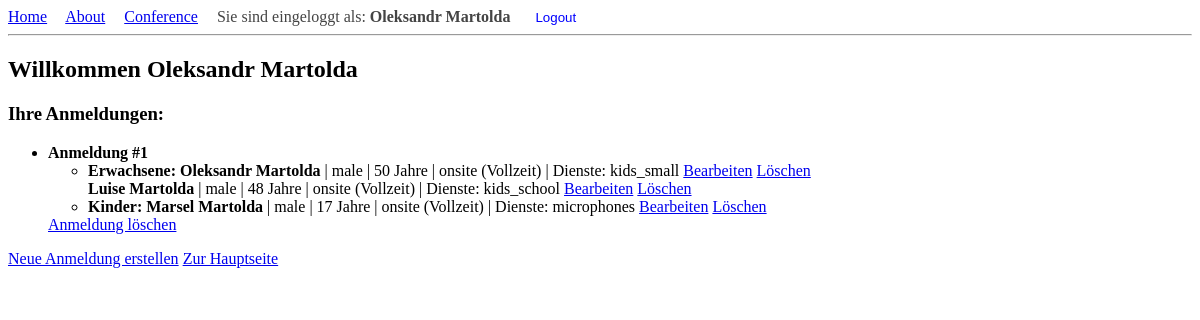
Page /users/profil/ (signed in) on the earlier database version.
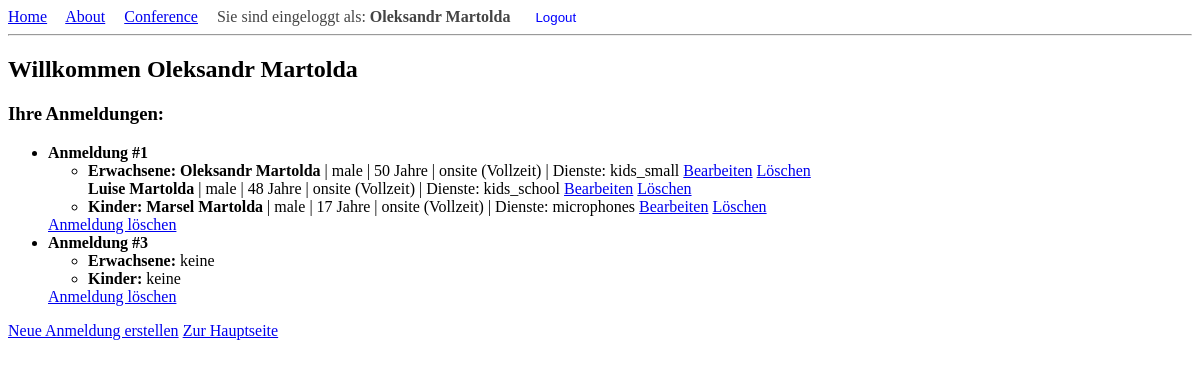
Same page on the later database version.
### users/models.py (models this page shows, shortened)
class Participant(models.Model):
    first_name = models.CharField(max_length=100)
    last_name = models.CharField(max_length=100)
    email = models.EmailField(unique=True)
    password = models.CharField(max_length=128)
    phone_number = models.CharField(max_length=20)
    city = models.CharField(max_length=100)
    postal_code = models.CharField(max_length=10)
    street = models.CharField(max_length=100)
    street_extra = models.CharField(max_length=100, blank=True)
    privacy_accepted = models.BooleanField(default=False)
    def full_name(self):
        return f"{self.first_name} {self.last_name}"

class Registration(models.Model):
    participant = models.ForeignKey(Participant, on_delete=models.CASCADE, related_name='registrations')
    leisure_activities = models.TextField(blank=True)
    church_contact = models.CharField(max_length=200, blank=True)
    needs_transport = models.BooleanField(default=False)
    has_dietary_restrictions = models.BooleanField(default=False)
    dietary_details = models.CharField(max_length=200, blank=True)
    comment = models.TextField(blank=True)
    created_at = models.DateTimeField(default=timezone.now)

class Adult(models.Model):
    first_name = models.CharField(max_length=100)
    last_name = models.CharField(max_length=100)
    GENDER_CHOICES = [
        ('male', 'Männlich'),
        ('female', 'Weiblich'),
    ]
    HOUSING_CHOICES = [
        ('family', 'Mit Familie im eigenen Haus'),
        ('brudershaus', 'Brüderhaus (für Männer)'),
        ('sisterhaus', 'Schwesterhaus (für Frauen)'),
        ('no_preference', 'Keine Präferenz'),
    ]
    registration = models.ForeignKey('Registration', on_delete=models.CASCADE, related_name='adults')
    gender = models.CharField(max_length=10, choices=GENDER_CHOICES, default='male',)
    housing_preference = models.CharField(
        max_length=20,
        choices=HOUSING_CHOICES,
        default='family',
        blank=True
    )
    participation_type = models.CharField(max_length=20, choices=[('onsite', 'Vor Ort'), ('online', 'Nur Online')], default='onsite',)
    arrival_date = models.DateField(null=True, blank=True)
    departure_date = models.DateField(null=True, blank=True)
    is_full_week = models.BooleanField(
        default=False,
        verbose_name="Vollzeit (полное время)"
    )
    is_student = models.BooleanField(default=False)
    age = models.PositiveIntegerField(null=True, blank=True)
    comes_with_partner = models.BooleanField(default=False)
    food_preference = models.CharField(
        max_length=20,
        choices=[('normal', 'Normal'), ('vegetarian', 'Vegetarisch')],
        default='normal'  # <= вот так!
        )
    SERVICES_CHOICES = [
        ('guitar', 'Gitarre'),
        ('piano', 'Klavier'),
        ('kids_small', 'Kleinkinder'),
        ('kids_kiga', 'Kiga'),
        ('kids_school', 'Schüler'),
        ('chairs', 'Stuhldienst'),
        ('tech', 'Technik'),
        ('microphones', 'Mikrofondienst'),
    ]
    services = models.CharField(max_length=200, blank=True)
    @property
    def services_list(self):
        return [s for s in self.services.split(',') if s.strip()]

class Child(models.Model):
    first_name = models.CharField(max_length=100)
    last_name = models.CharField(max_length=100)
    GENDER_CHOICES = [
        ('male', 'Junge'),
        ('female', 'Mädchen'),
    ]
    HOUSING_CHOICES = [
        ('family', 'Mit Familie im eigenen Haus'),
        ('brudershaus', 'Brüderhaus (für Jungen)'),
        ('sisterhaus', 'Schwesterhaus (für Mädchen)'),
        ('no_preference', 'Keine Präferenz'),
    ]
    registration = models.ForeignKey('Registration', on_delete=models.CASCADE, related_name='children')
    gender = models.CharField(max_length=10, choices=GENDER_CHOICES, default='male',)
    housing_preference = models.CharField(
        max_length=20,
        choices=HOUSING_CHOICES,
        default='family',
        blank=True
    )
    participation_type = models.CharField(max_length=20, choices=[('onsite', 'Vor Ort'), ('online', 'Nur Online')], default='onsite',)
    arrival_date = models.DateField(null=True, blank=True)
    departure_date = models.DateField(null=True, blank=True)
    is_full_week = models.BooleanField(
        default=False,
        verbose_name="Vollzeit (полное время)"
    )
    is_student = models.BooleanField(default=False)
    age = models.PositiveIntegerField(null=True, blank=True)
    food_preference = models.CharField(
        max_length=20,
        choices=[('normal', 'Normal'), ('vegetarian', 'Vegetarisch')],
        default='normal'  # <= вот так!
        )
    SERVICES_CHOICES = [
        ('guitar', 'Gitarre'),
        ('piano', 'Klavier'),
        ('kids_small', 'Kleinkinder'),
        ('kids_kiga', 'Kiga'),
        ('kids_school', 'Schüler'),
        ('chairs', 'Stuhldienst'),
        ('tech', 'Technik'),
        ('microphones', 'Mikrofondienst'),
    ]
    services = models.CharField(max_length=200, blank=True)
    @property
    def services_list(self):
        return [s for s in self.services.split(',') if s.strip()]

### users/views.py (the view)
# urls.py: path('profil/', views.participant_profile, name='participant_profile'),
def participant_profile(request):
    participant = get_participant(request)
    if not participant:
        return redirect('participant_login')
    registrations = Registration.objects.filter(participant=participant)
    return render(request, 'users/participant_profile.html', {
        'participant': participant,
        'registrations': registrations,
    })

### users/context_processors.py (called while the page is built)
def current_participant(request):
    participant = None
    pid = request.session.get('participant_id')
    if pid:
        try:
            participant = Participant.objects.get(id=pid)
        except Participant.DoesNotExist:
            participant = None
    return {'current_participant': participant}

### users/views.py (called while the page is built)
def get_participant(request):
    participant_id = request.session.get('participant_id')
    if not participant_id:
        return None
    return get_object_or_404(Participant, id=participant_id)

### templates/users/participant_profile.html
{% extends "base.html" %}
{% block content %}
<h2>Willkommen {{ participant.full_name }}</h2>
<h3>Ihre Anmeldungen:</h3>
<ul>
  {% for reg in registrations %}
    <li>
      <strong>Anmeldung #{{ reg.id }}</strong>
      <ul>
        <li><b>Erwachsene:</b>
          {% for adult in reg.adults.all %}
            <b>{{ adult.first_name }} {{ adult.last_name }}</b> |
            {{ adult.gender }} | {{ adult.age }} Jahre | {{ adult.participation_type }}
            {% if adult.is_full_week %} (Vollzeit){% endif %}
            {% if adult.services %}
              | Dienste:
              {% for code in adult.services_list %}
                {{ code }}{% if not forloop.last %}, {% endif %}
              {% endfor %}
            {% endif %}
            <a href="{% url 'edit_adult' adult.id %}" class="btn btn-outline-secondary btn-sm">Bearbeiten</a>
            <a href="{% url 'delete_adult' adult.id %}" class="btn btn-outline-danger btn-sm"
               onclick="return confirm('Erwachsenen wirklich löschen?');">Löschen</a>
            <br>
          {% empty %}
            keine
          {% endfor %}
        </li>
        <li><b>Kinder:</b>
          {% for child in reg.children.all %}
            <b>{{ child.first_name }} {{ child.last_name }}</b> |
            {{ child.gender }} | {{ child.age }} Jahre | {{ child.participation_type }}
            {% if child.is_full_week %} (Vollzeit){% endif %}
            {% if child.services %}
              | Dienste:
              {% for code in child.services_list %}
                {{ code }}{% if not forloop.last %}, {% endif %}
              {% endfor %}
            {% endif %}
            <a href="{% url 'edit_child' child.id %}" class="btn btn-outline-secondary btn-sm">Bearbeiten</a>
            <a href="{% url 'delete_child' child.id %}" class="btn btn-outline-danger btn-sm"
               onclick="return confirm('Kind wirklich löschen?');">Löschen</a>
            <br>
          {% empty %}
            keine
          {% endfor %}
        </li>
      </ul>
      <a href="{% url 'registration_delete' reg.id %}" class="btn btn-outline-danger btn-sm"
         onclick="return confirm('Anmeldung wirklich löschen?');">Anmeldung löschen</a>
    </li>
  {% empty %}
    <li>Keine Anmeldungen vorhanden.</li>
  {% endfor %}
</ul>
<a href="{% url 'registration_start' %}" class="btn btn-success">Neue Anmeldung erstellen</a>
<a href="{% url 'home' %}" class="btn btn-outline-info">Zur Hauptseite</a>
{% endblock %}

### templates/base.html (shortened to what this page needs)
<!DOCTYPE html>
<html lang="de">
<head>
</head>
<body>
    <nav>
        <a href="{% url 'home' %}">Home</a>
        <a href="{% url 'about' %}">About</a>
        <a href="{% url 'conference' %}">Conference</a>
        {% if request.session.participant_id %}
            {% if current_participant %}
                <span class="user-info">
                    Sie sind eingeloggt als: <b>{{ current_participant.full_name }}</b>
                </span>
            {% endif %}
            <form action="{% url 'participant_logout' %}" method="post" style="display: inline;">
                <button type="submit" class="btn btn-danger" style="background: none; border: none; color: blue; cursor: pointer;">Logout</button>
            </form>
        {% else %}
            <a href="{% url 'participant_login' %}">Login</a>
        {% endif %}
    </nav>
    <hr>
    <div>
        {% block content %}
        {% endblock %}
    </div>
</body>
</html>

### templates/base.html (style rules this page uses)
nav a { margin-right: 15px; }
.user-info { margin-right: 15px; color: #444; }

Differences in the rows shown:
added Registration: id "3"
